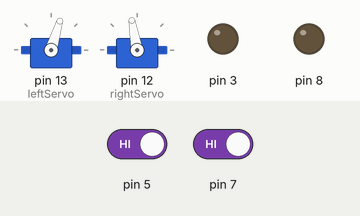
The sketch below on a simulated Arduino Uno, built with avr-gcc and run on an emulated ATmega328P. Parts: 2 × servo, output pins drawn as LEDs (lit = HIGH). The inputs (shaded band) are chosen by the test bench; at power-on: pin 5 HIGH, pin 7 HIGH.

Above: at 1.2 s.
1.3 s: pin 5 driven LOW
At 2.2 s:
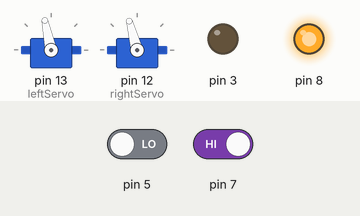
2.8 s: pin 7 driven LOW
At 3.5 s:
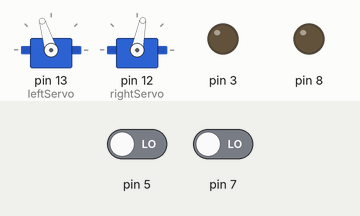
5.8 s: pin 5 driven HIGH
At 8.6 s:
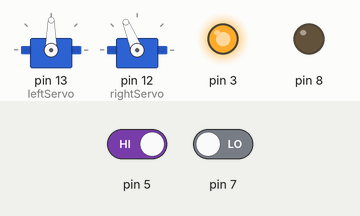
8.8 s: pin 7 driven HIGH
At 9.1 s:
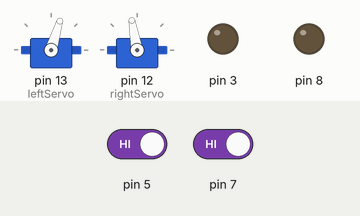
10.3 s: pin 7 driven LOW
At 11.4 s:
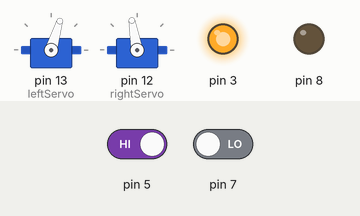
Timing chart, 0 to 12.8 s (numbered marks = the images above; inputs shaded):
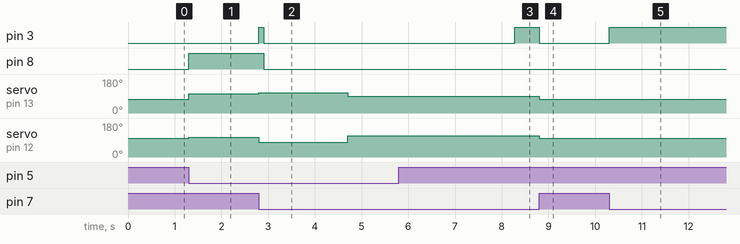

The sketch:

AlongTheWallCLU.ino
```cpp
#include <Servo.h>

Servo leftServo;
Servo rightServo;

void go()
{
  leftServo.attach(13);
  rightServo.attach(12);
}

void stop()
{
  leftServo.detach();
  rightServo.detach();
}
void drive(int left, int right)
{
  leftServo.writeMicroseconds(1500 - left);
  rightServo.writeMicroseconds(1500 + right);
}

void reverse()
{
  drive(-150, -140);
}


void setup() {
  // put your setup code here, to run once:
  Serial.begin(9600);
  pinMode(5, INPUT);
  pinMode(7, INPUT);
  pinMode(3, OUTPUT);
  pinMode(8, OUTPUT);
  go();

}

void loop() {
  // put your main code here, to run repeatedly:
  int leftwhisker = digitalRead(5);
  int rightwhisker = digitalRead(7);

  if (rightwhisker == 0)
  {
    digitalWrite(3,HIGH);
  }
  else
  {
    digitalWrite(3,LOW);
  }
  if (leftwhisker == 0)
  {
    digitalWrite(8,HIGH);
  }
  else
  {
    digitalWrite(8,LOW);
  }

  if((leftwhisker == 1) && (rightwhisker == 1))
  {
    drive(200, 80);
  }
    else if ((leftwhisker == 0) && (rightwhisker == 1))
  {
    drive(-100, 125);
    delay(150);
  }
  // Both are touching so it moves backward for half sec then
  // does a 90 degree turn and contiunes forward
  else if((leftwhisker == 0) && (rightwhisker == 0))
  {
    reverse();
    delay(100);
    digitalWrite(8,LOW);
    digitalWrite(3,LOW);
    delay(1800);
    drive(30, 200);
    delay(3575);
  }
  //  Serial.print(leftwhisker);
  //  Serial.print(" ");
  //  Serial.print(rightwhisker);
  //  Serial.println();
  //  delay(100);


}
```

Measured:
- after the input at 1.3 s, pin 8: LOW → HIGH at once; servo on pin 13 (leftServo): 73° → 102° at once; servo on pin 12 (rightServo): 100° → 105° at once
- after the input at 2.8 s, pin 3: LOW → HIGH at once, → LOW 0.10 s later; pin 8: HIGH → LOW after 0.10 s; servo on pin 13 (leftServo): 102° → 107° at once, → 90° 1.9 s later; servo on pin 12 (rightServo): 105° → 79° at once, → 112° 1.9 s later
- after the input at 5.8 s, pin 3: goes on until 8.3 s, then stays HIGH; pin 8: stays LOW (without the input it goes to HIGH after 2.5 s); servo on pin 13 (leftServo): stays 90° (without the input it goes to 107° after 2.5 s); servo on pin 12 (rightServo): stays 112° (without the input it goes to 79° after 2.5 s)
- after the input at 8.8 s, pin 3: HIGH → LOW at once; servo on pin 13 (leftServo): 90° → 73° at once; servo on pin 12 (rightServo): 112° → 100° at once
- after the input at 10.3 s, pin 3: LOW → HIGH at once
